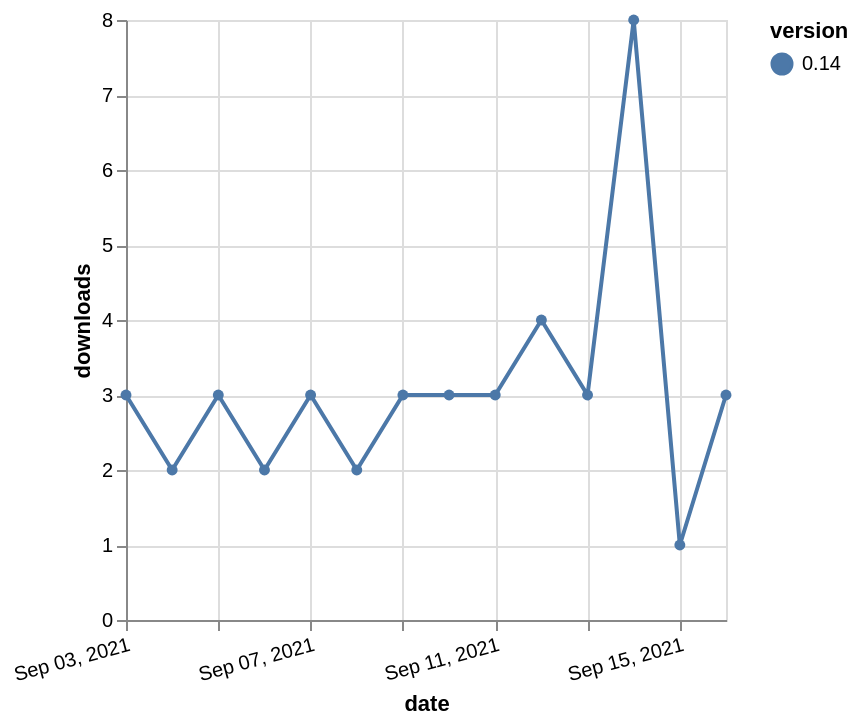

Write a Vega-Lite specification for this figure.
### Vega-Lite specification from a JSON file in a GitHub repository (floating-point values rounded to 4 significant figures)
{"$schema": "https://vega.github.io/schema/vega-lite/v5.json", "description": "A simple bar chart with embedded data.", "data": {"values": [{"date": "2021-09-03", "total": 5995, "delta": 3, "version": "0.14"}, {"date": "2021-09-04", "total": 5997, "delta": 2, "version": "0.14"}, {"date": "2021-09-05", "total": 6000, "delta": 3, "version": "0.14"}, {"date": "2021-09-06", "total": 6002, "delta": 2, "version": "0.14"}, {"date": "2021-09-07", "total": 6005, "delta": 3, "version": "0.14"}, {"date": "2021-09-08", "total": 6007, "delta": 2, "version": "0.14"}, {"date": "2021-09-09", "total": 6010, "delta": 3, "version": "0.14"}, {"date": "2021-09-10", "total": 6013, "delta": 3, "version": "0.14"}, {"date": "2021-09-11", "total": 6016, "delta": 3, "version": "0.14"}, {"date": "2021-09-12", "total": 6020, "delta": 4, "version": "0.14"}, {"date": "2021-09-13", "total": 6023, "delta": 3, "version": "0.14"}, {"date": "2021-09-14", "total": 6031, "delta": 8, "version": "0.14"}, {"date": "2021-09-15", "total": 6032, "delta": 1, "version": "0.14"}, {"date": "2021-09-16", "total": 6035, "delta": 3, "version": "0.14"}]}, "width": "container", "mark": {"type": "line", "point": {"filled": true}}, "encoding": {"x": {"field": "date", "type": "temporal", "timeUnit": "yearmonthdate", "title": "date", "axis": {"labelAngle": -15}}, "y": {"field": "delta", "type": "quantitative", "title": "downloads"}, "color": {"field": "version", "type": "nominal"}, "tooltip": {"field": "delta"}}}
